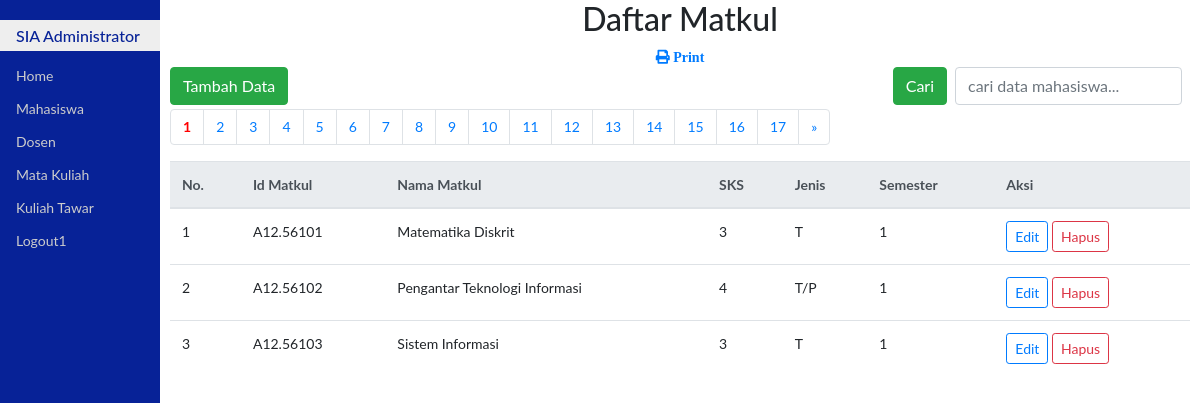
Page /updateMatkul.php on the committed database.
### tables this page shows
CREATE TABLE `matkul` (
  `idmatkul` char(10) NOT NULL,
  `namamatkul` varchar(50) DEFAULT NULL,
  `sks` int(2) DEFAULT NULL,
  `jns` char(3) DEFAULT NULL,
  `smt` varchar(10) DEFAULT NULL,
  PRIMARY KEY (`idmatkul`)
);

### updateMatkul.php (the view, shortened to what this page needs)
<!DOCTYPE html>
<html>
<head>
	<link rel="stylesheet" type="text/css" href="bootstrap4/css/bootstrap.css">
	<link rel="stylesheet" type="text/css" href="css/styleku.css">
	<link rel="stylesheet" href="https://use.fontawesome.com/releases/v5.7.0/css/all.css">
</head>
<body>
<?php
require "fungsi.php";
$jmlDataPerHal = 3;
if (isset($_POST['cari'])){
	$cari=$_POST['cari'];
	$sql="select * from matkul where idmatkul like'%$cari%' or
						  nama matkul like '%$cari%' or
						  sks like '%$cari%'";
}else{
	$sql="select * from matkul";
}
$qry = mysqli_query($koneksi,$sql) or die(mysqli_error($koneksi));
$jmlData = mysqli_num_rows($qry);
$jmlHal = ceil($jmlData / $jmlDataPerHal);
if (isset($_GET['hal'])){
	$halAktif=$_GET['hal'];
}else{
	$halAktif=1;
}
$awalData=($jmlDataPerHal * $halAktif)-$jmlDataPerHal;
$kosong=false;
if (isset($_POST['cari'])){
	$cari=$_POST['cari'];
	$sql="select * from matkul where idmatkul like'%$cari%' or
						  nama matkul like '%$cari%' or
						  sks like '%$cari%'
						  limit $awalData,$jmlDataPerHal";
}else{
	$sql="select * from matkul limit $awalData,$jmlDataPerHal";
}
$hasil=mysqli_query($koneksi,$sql) or die(mysqli_error($koneksi));
?>
<div class="utama">
	<h2 class="text-center">Daftar Matkul</h2>
	<div class="text-center"><a href="prnmatkulPdf.php"><span class="fas fa-print">&nbsp;Print</span></a></div>
	<span class="float-left">
		<a class="btn btn-success" href="addmatkul.php">Tambah Data</a>
	</span>
	<span class="float-right">
		<form action="" method="post" class="form-inline">
			<button class="btn btn-success" type="submit">Cari</button>
			<input class="form-control mr-2 ml-2" type="text" name="cari" placeholder="cari data mahasiswa..." autofocus autocomplete="off">
		</form>
	</span>
	<br><br>
	<ul class="pagination">
		<?php
		for($i=1;$i<=$jmlHal;$i++){
			if ($i==$halAktif){
				echo "<li class='page-item'><a class='page-link' href=?hal=$i style='font-weight:bold;color:red;'>$i</a></li>";
			}else{
				echo "<li class='page-item'><a class='page-link' href=?hal=$i>$i</a></li>";
			}
		}
		if ($halAktif<$jmlHal){
			$forward=$halAktif+1;
			echo "<li class='page-item'><a class='page-link' href=?hal=$forward>&raquo;</a></li>";
		}
		?>
	</ul>
	<table class="table table-hover">
	<thead class="thead-light">
	<tr>
		<th>No.</th>
		<th>Id Matkul</th>
		<th>Nama Matkul</th>
		<th>SKS</th>
		<th>Jenis</th>
		<th>Semester</th>
        <th>Aksi</th>
	</tr>
	</thead>
	<tbody>
	<?php
	if ($kosong){
		?>
		<tr><th colspan="6">
			<div class="alert alert-info alert-dismissible fade show text-center">
			Data tidak ada
			</div>
		</th></tr>
		<?php
	}else{
		if($awalData==0){
			$no=$awalData+1;
		}else{
			$no=$awalData;
		}
		while($row=mysqli_fetch_assoc($hasil)){
			?>
			<tr>
				<td><?php echo $no?></td>
				<td><?php echo $row["idmatkul"]?></td>
				<td><?php echo $row["namamatkul"]?></td>
				<td><?php echo $row["sks"]?></td>
				<td><?php echo $row["jns"]?></td>
                <td><?php echo $row["smt"]?></td>
				<td>
				<a class="btn btn-outline-primary btn-sm" href="editmatkul.php?kode=<?php echo $row['idmatkul']?>">Edit</a>
				<a class="btn btn-outline-danger btn-sm" href="hpsmatkul.php?kode=<?php echo $row["idmatkul"]?>" id="linkHps" onclick="return confirm('Yakin dihapus nih?')">Hapus</a>
				</td>
			</tr>
			<?php
			$no++;
		}
	}
	?>
	</tbody>
	</table>
</div>
</body>
</html>

### css/styleku.css (style rules this page uses)
body { font-family: "Lato", sans-serif; }
.menusamping { height: 100%; width: 160px; position: fixed; z-index: 1; top: 0; left: 0; background-color: #072297; overflow-x: hidden; padding-top: 20px; }
.menusamping a { padding: 6px 8px 6px 16px; text-decoration: none; font-size: 14px; color: #ccc; display: block; }
.menusamping h1 { padding: 6px 8px 6px 16px; text-decoration: none; font-size: 16px; color: #072297; background-color: #eee; display: block; }
.utama { margin-left: 160px; font-size: 14px; padding: 0px 10px; }

### rows in the picture
matkul: idmatkul "A12.56101", namamatkul "Matematika Diskrit", sks "3", jns "T", smt "1"
matkul: idmatkul "A12.56102", namamatkul "Pengantar Teknologi Informasi", sks "4", jns "T/P", smt "1"
matkul: idmatkul "A12.56103", namamatkul "Sistem Informasi", sks "3", jns "T", smt "1"
